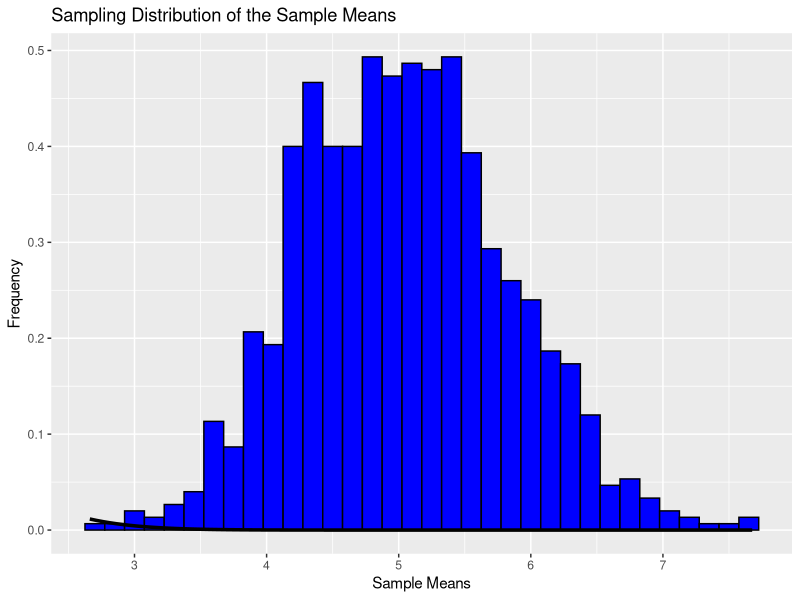

Here is the R script that generated this plot:
## ---- chunk 1
library(ggplot2)

## ---- chunk 2
averages <- NULL

for (i in 1:1000)
{ 
  averages <- c(averages, mean(rexp(40, 0.2)))
}

str(averages)

## ---- chunk 3
print(mean(averages))
## ---- chunk 4
theoreticalVariance <- (1/0.2)^2 / 40
print(theoreticalVariance)
## ---- chunk 5
print(var(averages))
## ---- chunk 6
data <- data.frame(x = averages )

ggplot(data = data, aes(x = x)) + 
        geom_histogram(
                aes(y = ..density..),
                binwidth = 0.15,
                color = I("black"), 
                fill = I("blue")) + 
        stat_function(
                fun = dnorm, 
                arg = list(mean = mean(averages), sd = sqrt(theoreticalVariance)), 
                size = 1.2) + 
        labs(
                title = "Sampling Distribution of the Sample Means",
                x = "Sample Means",
                y = "Frequency")

